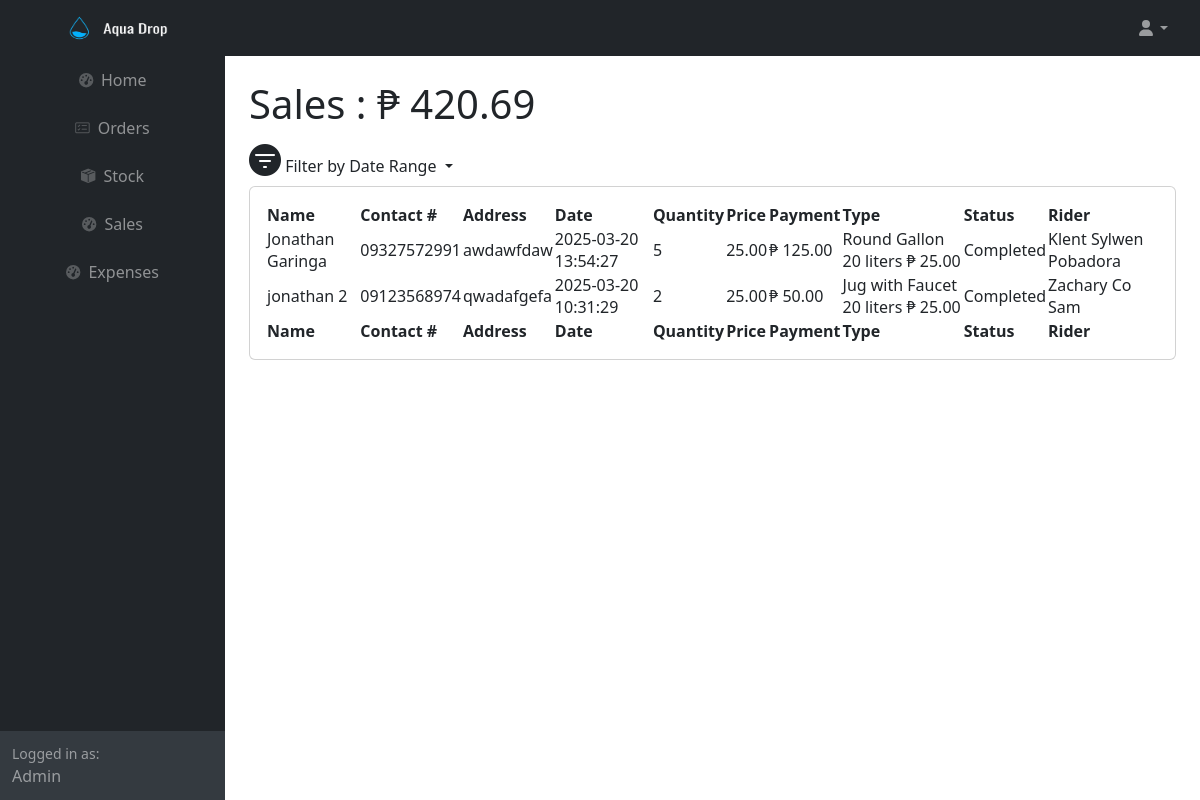
/sales.php (signed in), run on the app's committed database.
### tables this page shows
CREATE TABLE IF NOT EXISTS `orders` (
  `order_id` int(11) NOT NULL AUTO_INCREMENT,
  `name` varchar(255) NOT NULL,
  `contact_number` varchar(11) NOT NULL,
  `address` varchar(255) NOT NULL,
  `date` timestamp NOT NULL DEFAULT current_timestamp() ON UPDATE current_timestamp(),
  `quantity` int(11) NOT NULL,
  `payment` decimal(10,2) NOT NULL,
  `type_id` int(11) NOT NULL,
  `status_id` int(11) NOT NULL,
  `rider` varchar(255) NOT NULL,
  PRIMARY KEY (`order_id`)
);

CREATE TABLE IF NOT EXISTS `type` (
  `type_id` int(11) NOT NULL AUTO_INCREMENT,
  `type_name` varchar(255) NOT NULL,
  `price` decimal(10,2) NOT NULL,
  PRIMARY KEY (`type_id`)
);

CREATE TABLE IF NOT EXISTS `status` (
  `status_id` int(11) NOT NULL AUTO_INCREMENT,
  `status_name` varchar(255) NOT NULL,
  PRIMARY KEY (`status_id`)
);

### sales.php (the view, shortened to what this page needs)
<?php
	require ('db.php');
    if (isset($_GET['start_date']) && isset($_GET['end_date'])) {
        $start_date = $_GET['start_date'];
        $end_date = $_GET['end_date'];
        if (validateDate($start_date) && validateDate($end_date)) {
            $start_datetime = $start_date . ' 00:00:00';
            $end_datetime = $end_date . ' 23:59:59';
            $sql = "SELECT order_id, name, contact_number, address, date, quantity, t.price, (o.quantity * t.price) AS total_price, payment, rider, o.status_id, status_name, type_name FROM orders o
            JOIN status s ON o.status_id = s.status_id
            JOIN type t ON o.type_id = t.type_id WHERE date BETWEEN :start_date AND :end_date AND o.status_id = 4";
            $stmt = $conn->prepare($sql);
            $stmt->bindParam(':start_date', $start_datetime, PDO::PARAM_STR);
            $stmt->bindParam(':end_date', $end_datetime, PDO::PARAM_STR);
            $stmt->execute();
            $data = $stmt->fetchAll(PDO::FETCH_ASSOC);
            $sql_total_payment = "SELECT SUM(payment) AS total_payment FROM orders WHERE date BETWEEN :start_date AND :end_date AND status_id = 4";
            $stmt_total_payment = $conn->prepare($sql_total_payment);
            $stmt_total_payment->bindParam(':start_date', $start_datetime, PDO::PARAM_STR);
            $stmt_total_payment->bindParam(':end_date', $end_datetime, PDO::PARAM_STR);
            $stmt_total_payment->execute();
            $total_payment = $stmt_total_payment->fetch(PDO::FETCH_ASSOC)['total_payment'];
        }
    }
    else{
        $sql = "SELECT order_id, name, contact_number, address, date, quantity,price, (o.quantity * t.price) AS total_price,payment, rider, o.status_id, status_name, type_name FROM orders o
        JOIN status s ON o.status_id = s.status_id
        JOIN type t ON o.type_id = t.type_id
        WHERE o.status_id = 4";
        $stmt = $conn->prepare($sql);
        $stmt->execute();
        $data = $stmt->fetchAll(PDO::FETCH_ASSOC);
        $sql_total_payment = "SELECT SUM(payment) AS total_payment FROM orders WHERE status_id = 4";
        $stmt_total_payment = $conn->prepare($sql_total_payment);
        $stmt_total_payment->execute();
        $total_payment = $stmt_total_payment->fetch(PDO::FETCH_ASSOC)['total_payment'];
    }
?>
<html lang="en">
    <head>
        <link rel="stylesheet" href="https://cdn.jsdelivr.net/npm/bootstrap-icons/font/bootstrap-icons.css">
        <link href="https://cdn.jsdelivr.net/npm/simple-datatables@7.1.2/dist/style.min.css" rel="stylesheet" />
        <link href="css/styles.css" rel="stylesheet" />
    </head>
    <body class="sb-nav-fixed">
        <nav class="sb-topnav navbar navbar-expand navbar-dark bg-dark">
            <a class="navbar-brand ps-3" href="index.html">
                <img src="icons/transparentlogo.png" style="width: 200px; height: 150px;">
            </a>
            <ul class="navbar-nav ms-auto  me-3 me-lg-4">
                <li class="nav-item dropdown">
                    <a class="nav-link dropdown-toggle" id="navbarDropdown" href="#" role="button" data-bs-toggle="dropdown" aria-expanded="false"><i class="fas fa-user fa-fw"></i></a>
                </li>
            </ul>
        </nav>
        <div id="layoutSidenav">
            <div id="layoutSidenav_nav">
                <nav class="sb-sidenav accordion sb-sidenav-dark" id="sidenavAccordion">
                    <div class="sb-sidenav-menu">
                        <div class="nav align-items-center">
                            <a class="nav-link" href="adminindex.php">
                                <div class="sb-nav-link-icon"><i class="fas fa-tachometer-alt"></i></div>
                            </a>
                            <a class="nav-link" href="orders.php">
                                <div class="sb-nav-link-icon"><i class="bi bi-card-checklist"></i></div>
                                Orders
                            </a>
                            <a class="nav-link" href="stocks.php">
                                <div class="sb-nav-link-icon"><i class="bi bi-box-seam-fill"></i></div>
                                Stock
                            </a>
                            <a class="nav-link" href="sales.php">
                                <div class="sb-nav-link-icon"><i class="fas fa-tachometer-alt"></i></div>
                                Sales
                            </a>
                             <a class="nav-link" href="expenses.php ">
                                <div class="sb-nav-link-icon"><i class="fas fa-tachometer-alt"></i></div>
                                Expenses
                            </a>
                        </div>
                    </div>
                    <div class="sb-sidenav-footer">
                        <div class="small">Logged in as:</div>
                        Admin
                    </div>
                </nav>
            </div>
            <div id="layoutSidenav_content">
                <main>
                    <div class="container-fluid px-4">
                        <h1 class="mt-4">Sales : ₱ <?php echo number_format($total_payment, 2); ?></h1>
                        <ul class="navbar-nav ms-auto me-3 me-lg-4 d-flex align-items-">
                            <li class="nav-item dropdown">
                                <a class="nav-link dropdown-toggle" href="#" role="button" data-bs-toggle="dropdown" aria-expanded="false">
                                    <i class="bi bi-filter-circle-fill fs-2"></i> Filter by Date Range
                                </a>
                            </li>
                        </ul>
                        <div class="card mb-4">
                            <div class="card-body">
                                <table id="datatablesSimple">
                                <thead>
                                        <tr>
                                            <th>Name</th>
                                            <th>Contact #</th>
                                            <th>Address</th>
                                            <th>Date</th>
                                            <th>Quantity</th>
                                            <th>Price</th>
                                            <th>Payment</th>
                                            <th>Type</th>
                                             <th>Status</th>
                                             <th>Rider</th>
                                        </tr>
                                    </thead>
                                    <tfoot>
                                        <tr>
                                            <th>Name</th>
                                            <th>Contact #</th>
                                            <th>Address</th>
                                            <th>Date</th>
                                            <th>Quantity</th>
                                            <th>Price</th>
                                            <th>Payment</th>
                                            <th>Type</th>
                                            <th>Status</th>
                                            <th>Rider</th>
                                        </tr>
                                    </tfoot>
                                    <tbody>
                                        <?php foreach($data as $row): ?>
                                        <tr>
                                            <td><?php echo $row['name']?></td>
                                            <td><?php echo $row['contact_number']?></td>
                                            <td><?php echo $row['address']?></td>
                                            <td><?php echo $row['date']?></td>
                                            <td><?php echo $row['quantity']?></td>
                                            <td><?php echo $row['price']?></td>
                                            <td>₱ <?php echo $row['total_price']?></td>
                                            <td><?php echo $row['type_name']?></td>
                                            <td><?php echo $row['status_name']?></td>
                                            <td><?php echo $row['rider']?></td>
                                        </tr>
                                        <?php endforeach;?>
                                    </tbody>
                                </table>
                            </div>
                        </div>
                    </div>
                </main>
            </div>
        </div>
    </body>
</html>

### data on the page
orders: name "Jonathan Garinga", contact_number "09327572991", address "awdawfdaw", date "2025-03-20 13:54:27", quantity "5", type.price "25.00", total_price "125.00", type.type_name "Round Gallon 20 liters ₱ 25.00", status.status_name "Completed", rider "Klent Sylwen Pobadora"
orders: name "jonathan 2", contact_number "09123568974", address "qwadafgefa", date "2025-03-20 10:31:29", quantity "2", type.price "25.00", total_price "50.00", type.type_name "Jug with Faucet 20 liters ₱ 25.00", status.status_name "Completed", rider "Zachary Co Sam"

### other printed values
$total_payment "420.69"
